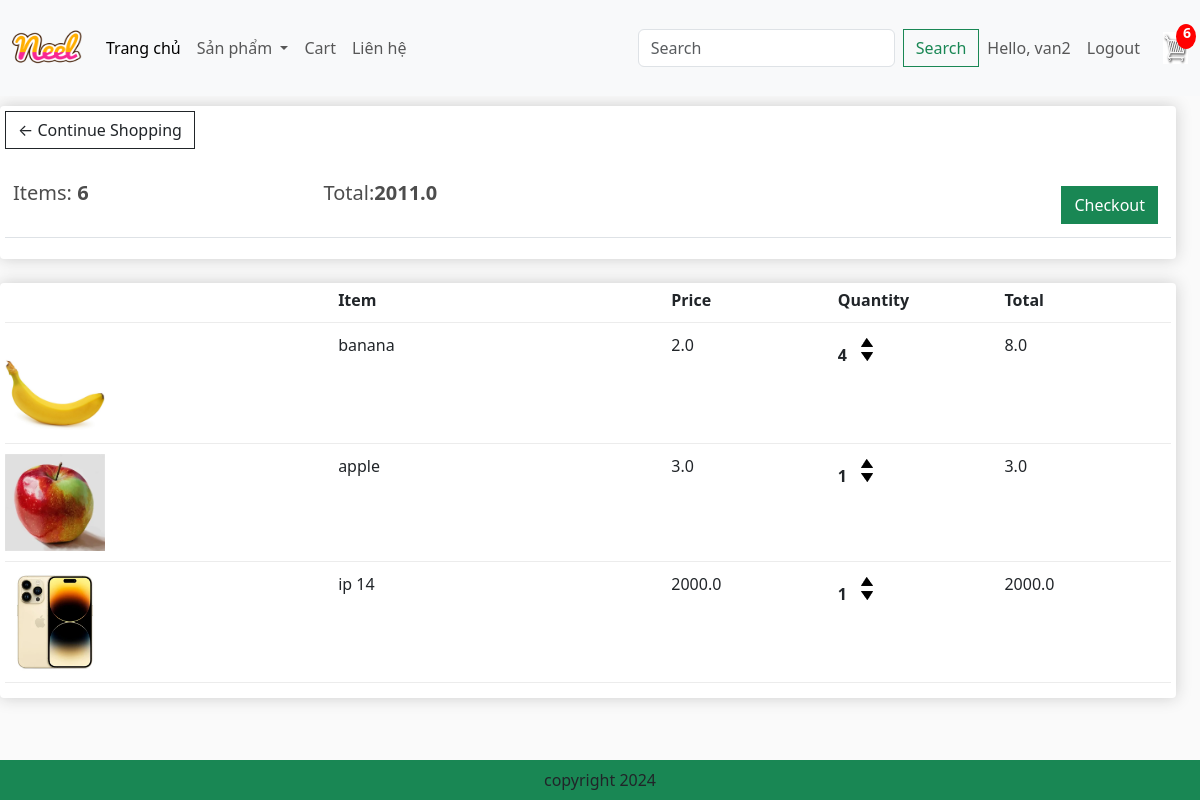
Page /cart/ (signed in) on the earlier database version.
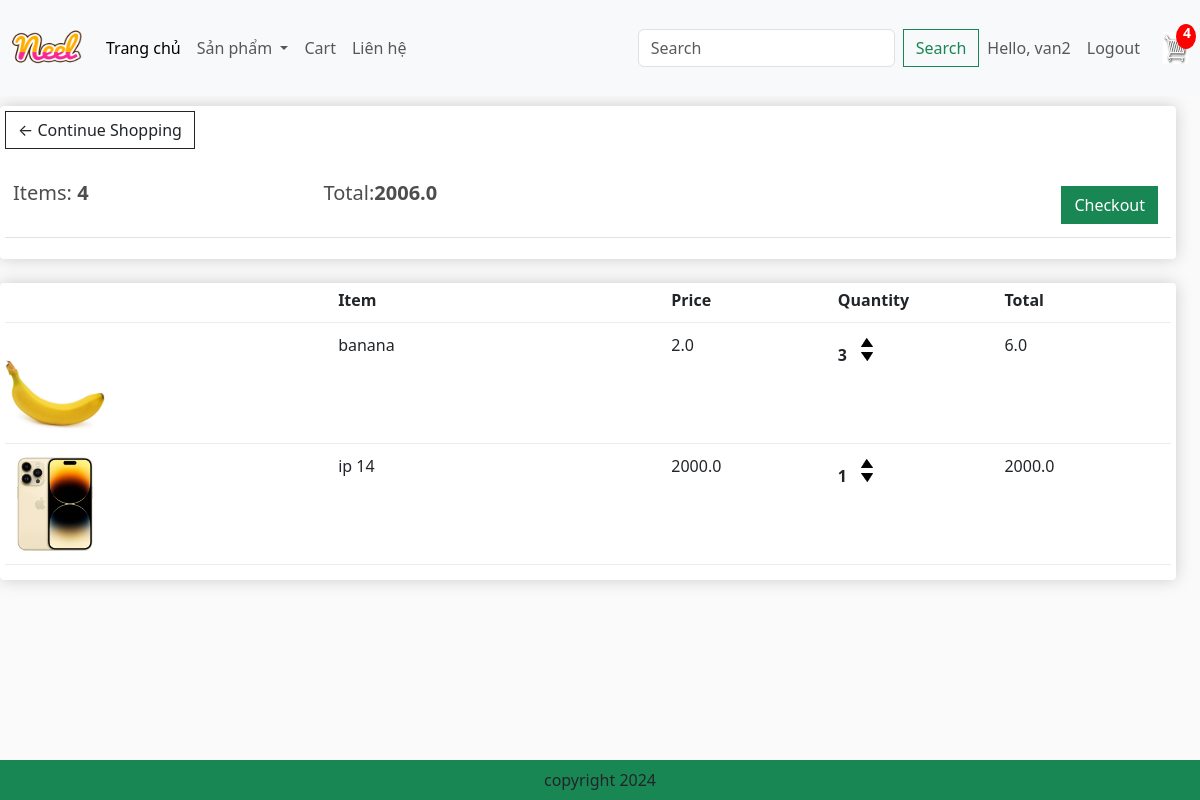
Same page on the later database version.
### app/models.py (models this page shows, shortened)
class Order(models.Model):
    customer = models.ForeignKey(User, on_delete=models.SET_NULL, blank=True, null=True)
    date_ordered = models.DateTimeField(auto_now_add=True)
    complete = models.BooleanField(default=False, null=True, blank=False)
    transaction_id = models.CharField(max_length=200, null=True)
    @property
    def get_cart_items(self):
        orderitems = self.orderitem_set.all()
        total = sum([item.quantity for item in orderitems])
        return total
    @property
    def get_cart_total(self):
        orderitems = self.orderitem_set.all()
        total = sum([item.get_total for item in orderitems])
        return total

class OrderItem(models.Model):
    product = models.ForeignKey(Product, on_delete=models.SET_NULL, blank=True, null=True)
    order = models.ForeignKey(Order, on_delete=models.SET_NULL, blank=True, null=True)
    quantity = models.IntegerField(default=0, null=True, blank=True)
    date_added = models.DateTimeField(auto_now_add=True)
    @property
    def get_total(self):
        total = self.product.price * self.quantity
        return total
    @property
    def get_item_total(self):
        return self.product.price * self.quantity

class Product(models.Model):
    category = models.ForeignKey(Category, related_name='products', on_delete=models.CASCADE, null=True)
    name = models.CharField(max_length=200, null=True)
    price = models.FloatField()
    digital = models.BooleanField(default=False, null=True, blank=False)
    image = models.ImageField(null=True, blank=True)
    detail = models.TextField(null=True, blank=True)
    @property
    def ImageURL(self):
        try:
            url = self.image.url
        except:
            url = ''
        return url

### app/views.py (the view)
# urls.py: path('cart/', views.cart, name='cart'),
def cart(request):
    if request.user.is_authenticated:
        customer = request.user
        order, created = Order.objects.get_or_create(customer=customer, complete=False)
        items = order.orderitem_set.all()
        cartItems = order.get_cart_items
    else:
        items = []
        order = {'get_cart_total': 0, 'get_cart_items': 0}
        cartItems = order['get_cart_items']
    categories = Category.objects.filter(is_sub=False)
    context = {'items': items, 'order': order, 'cartItems': cartItems, 'categories': categories}
    return render(request, 'app/cart.html', context)

### app/templates/app/cart.html
{% extends 'app/base.html' %}
{% load static %}
{% block cart_content %}
<div class="row" style="width: 100%">
	<div class="col-lg-12">
		<div class="box-element">
			<a  class="btn btn-outline-dark" href="{% url 'home' %}">&#x2190; Continue Shopping</a>
			<br>
			<br>
			<table class="table">
				<tr>
					<th><h5>Items: <strong>{{order.get_cart_items}}</strong></h5></th>
					<th><h5>Total:<strong>{{order.get_cart_total}}</strong></h5></th>
					<th>
						<a  style="float:right; margin:5px;" class="btn btn-success" href="{% url 'checkout' %}">Checkout</a>
					</th>
				</tr>
			</table>
		</div>
		<br>
		<div class="box-element">
			<div class="cart-row">
				<div style="flex:2"></div>
				<div style="flex:2"><strong>Item</strong></div>
				<div style="flex:1"><strong>Price</strong></div>
				<div style="flex:1"><strong>Quantity</strong></div>
				<div style="flex:1"><strong>Total</strong></div>
			</div>
			{% for item in items %}
			<div class="cart-row">
				<div style="flex:2"><img class="row-image" src="{{item.product.ImageURL}}"></div>
				<div style="flex:2"><p>{{item.product.name}}</p></div>
				<div style="flex:1"><p>{{item.product.price}}</p></div>
				<div style="flex:1">
					<p class="quantity">{{item.quantity}}</p>
					<div class="quantity">
						<img data-product = {{item.product.id}} data-action = "add" class="chg-quantity update-cart" src="{% static  'app/images/arrow-up.png' %}">
						<img data-product = {{item.product.id}} data-action = "remove" class="chg-quantity update-cart" src="{% static  'app/images/arrow-down.png' %}">
					</div>
				</div>
				<div style="flex:1"><p>{{item.get_item_total}}</p></div>
			</div>
			{% endfor %}
		</div>
	</div>
</div>
{% endblock cart_content %}

### app/templates/app/base.html (shortened to what this page needs)
{% load static %}
<!DOCTYPE html>
<html>
    <head>
        <link href="https://cdn.jsdelivr.net/npm/bootstrap@5.3.8/dist/css/bootstrap.min.css" rel="stylesheet">
        <link href="{% static 'app/css/style.css' %}" rel="stylesheet">
        <link href="{% static 'app/css/owl.carousel.min.css' %}" rel="stylesheet">
        <link href="{% static 'app/css/all.min.css' %}" rel="stylesheet">
        <link href="{% static 'app/css/main.css' %}" rel="stylesheet" type="text/css">
    </head>
    <body>
        <nav class="navbar navbar-expand-lg bg-body-tertiary">
            <div class="container-fluid">
                <a class="navbar-brand" href="{% url 'home' %}">
                    <img src = "{% static 'app/images/Neel.png' %}" width = "70" height = "70" />
                </a>
                <div class="collapse navbar-collapse" id="navbarSupportedContent">
                    <ul class="navbar-nav me-auto mb-2 mb-lg-0">
                        <li class="nav-item">
                            <a class="nav-link active" aria-current="page" href="{% url 'home' %}">Trang chủ</a>
                        </li>
                        <li class="nav-item dropdown">
                            <a class="nav-link dropdown-toggle" href="#" role="button" data-bs-toggle="dropdown" aria-expanded="false">
                                Sản phẩm
                            </a>
                        </li>
                        <li class="nav-item">
                            <a class="nav-link" href="{% url 'cart' %}">Cart</a>
                        </li>
                        <li class="nav-item">
                            <a class="nav-link" href="#">Liên hệ</a>
                        </li>
                    </ul>
                    <form class="d-flex" role="search" method= "POST" action = "{% url 'search' %}">
                        <input class="form-control me-2" type="search" placeholder="Search" aria-label="Search" name = "searched"/>
                        <button class="btn btn-outline-success" type="submit">Search</button>
                    </form>
                </div>
                <ul class="navbar-nav ms-auto align-items-center">
                    {% if request.user.is_authenticated %}
                    <li class="nav-item">
                        <span class="nav-link">Hello, {{ request.user }}</span>
                    </li>
                    <li class="nav-item">
                        <a class="nav-link" href="{% url 'logout' %}">Logout</a>
                    </li>
                    {% endif %}
                    <li class="nav-item">
                        <div class="cart-container">
                            <a href="{% url 'cart' %}">
                                <img id="cart-icon" src="{% static 'app/images/cart.jpg' %}">
                            </a>
                            <span id="cart-total">{{ cartItems }}</span>
                        </div>
                    </li>
                </ul>
            </div>
        </nav>
        {% block cart_content %}{% endblock %}
        <footer class = "container--fluid bg-success text-center fixed-bottom p-2 mt-5">
            copyright 2024
        </footer>
    </body>
</html>

Differences in the rows shown:
removed OrderItem: product.ImageURL (picture), product.name "apple", product.price "3.0", quantity "1", get_item_total "3.0"
changed through a linked row, Order: get_cart_items "6" → "4"; get_cart_total "2011.0" → "2006.0"
changed OrderItem "banana": quantity "4" → "3"; get_item_total "8.0" → "6.0"
Other differences:
{{ cartItems }}: "6" → "4"
